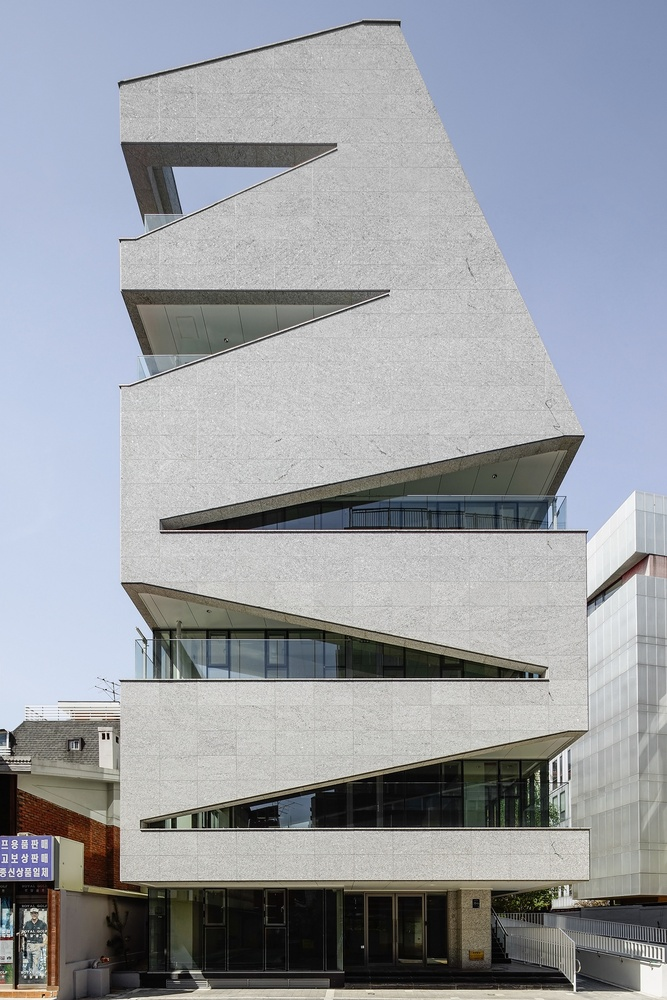
#> input picture building.jpg, 667 x 1000 px, shrunk from 1600 x 2400 before the run
$ jupyter execute Shi_Tomasi.ipynb
#> lines starting #> are read from the running program, lines starting #| are printed output that depends on the picture
[cell 1]
import cv2
import numpy as np
import matplotlib.pyplot as plt

[cell 2]
# Load the image
img = cv2.imread('building.jpg')
#> img is the input picture: shape (1000, 667, 3); mean B, G, R 163.4, 157.4, 153.9
img = cv2.cvtColor(img, cv2.COLOR_BGR2RGB)

plt.imshow(img)

[cell 3]
gray = cv2.cvtColor(img, cv2.COLOR_RGB2GRAY)
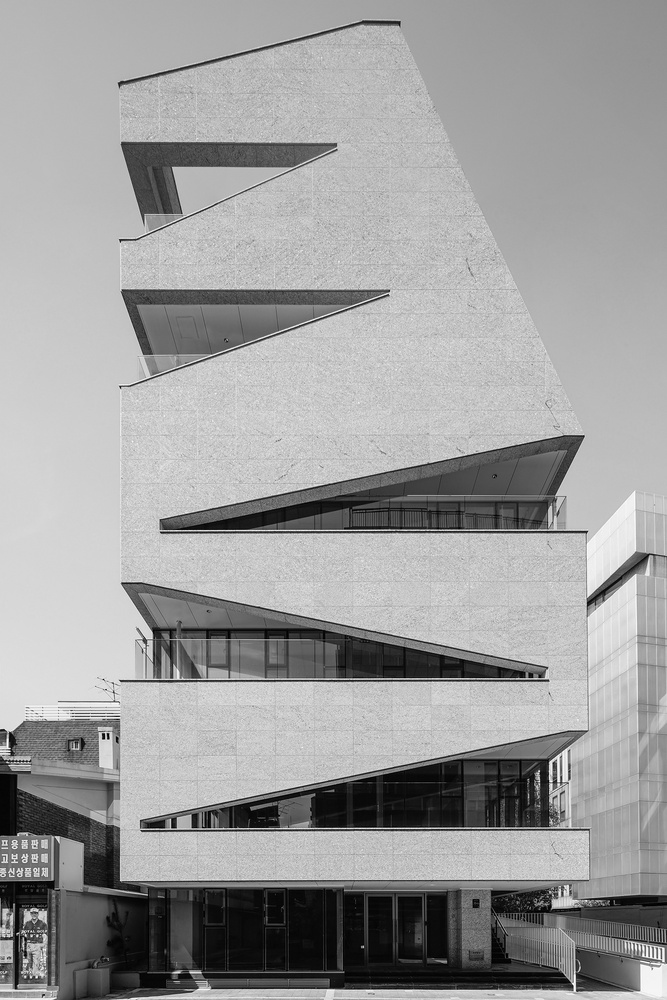
#> gray: shape (1000, 667); min 0, max 255, mean 157
plt.imshow(gray, cmap="gray")

[cell 4]
# Shi-Tomasi corner detection
corners = cv2.goodFeaturesToTrack(
    image=gray,
    maxCorners=200,        # Maximum number of corners to return
    qualityLevel=0.15,     # Minimum accepted quality of corners
    minDistance=5         # Minimum distance between detected corners
)
#> corners = 200 rows, first 8: [103, 738], [108, 739], [120, 386], [120, 240], [9, 753], [37, 935], [31, 935], [583, 436]

# Convert corners to int
corners = np.round(corners).astype(int)

[cell 5]
# Draw corners on the image
for corner in corners:
    x, y = corner.ravel()
    cv2.circle(img, (x, y), 4, (0, 255, 0), 20)  # Green filled circle
#> this loop made 200 passes
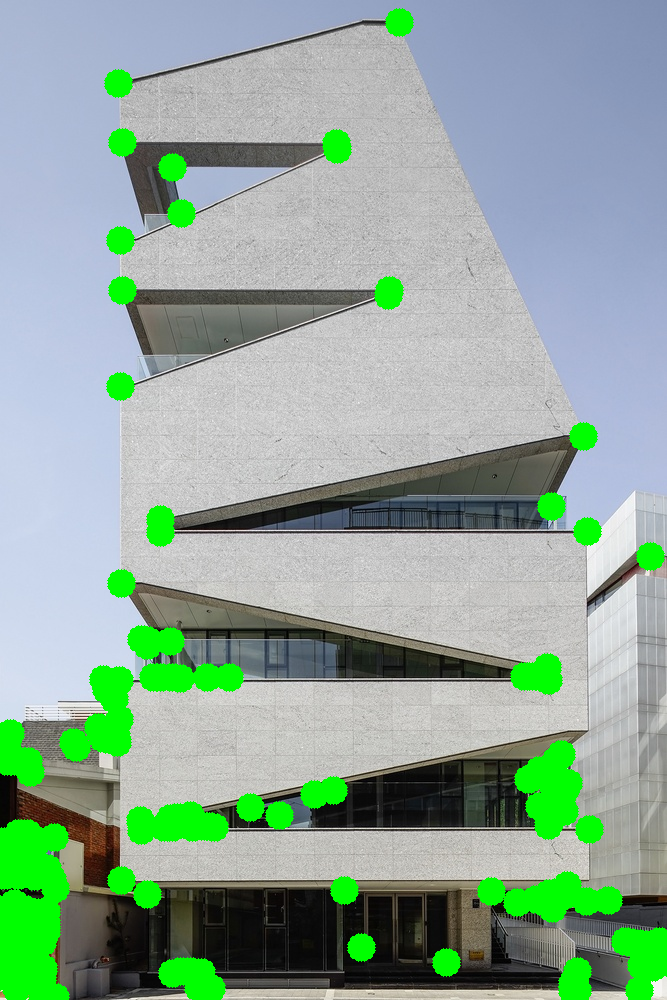
#> img: shape (1000, 667, 3); mean R, G, B 143.1, 168.6, 152.8

# Display the image with corners
plt.figure(figsize=(10, 6))
plt.imshow(img)
plt.title("Shi-Tomasi Corner Detection")
plt.axis('off')
plt.show()

$ run again, with bottle1.jpg copied over building.jpg
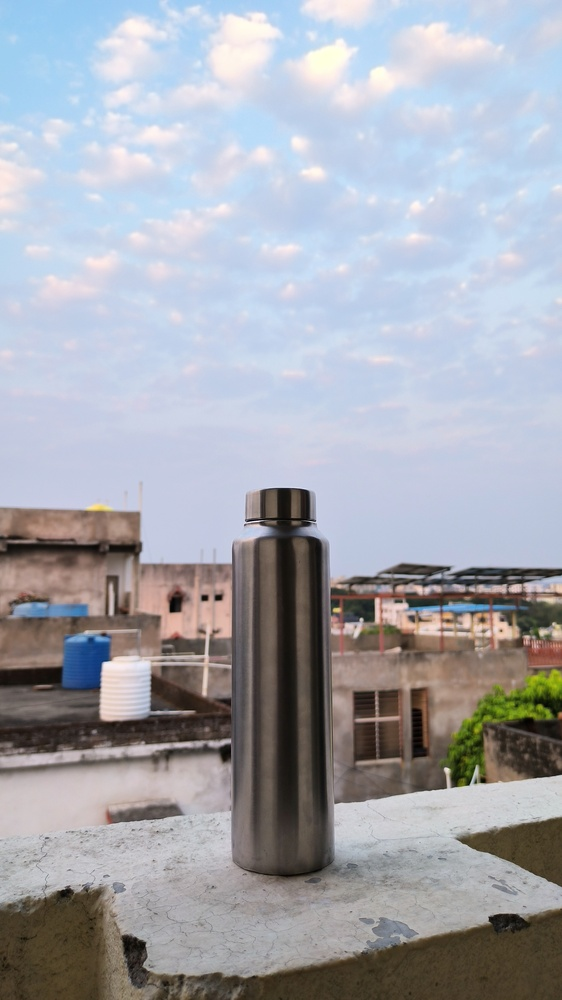
#> input picture bottle1.jpg, 562 x 1000 px, shrunk from 2608 x 4640 before the run
#> img is the input picture: shape (1000, 562, 3); mean B, G, R 175.6, 167.5, 164.9
#> `gray = cv2.cvtColor(img, cv2.COLOR_RGB2GRAY)`:
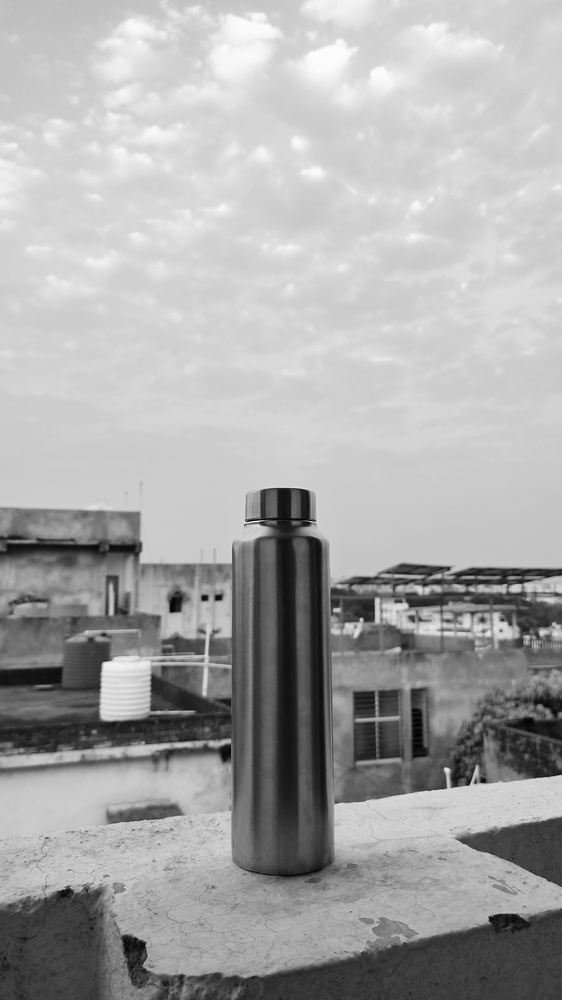
#> gray: shape (1000, 562); min 0, max 254, mean 167.7
#> corners = 133 rows, first 8: [315, 520], [361, 619], [489, 917], [246, 520], [475, 783], [501, 630], [445, 768], [170, 611]
#> the loop `for corner in corners:` made 133 passes
#> after the loop `for corner in corners:`:
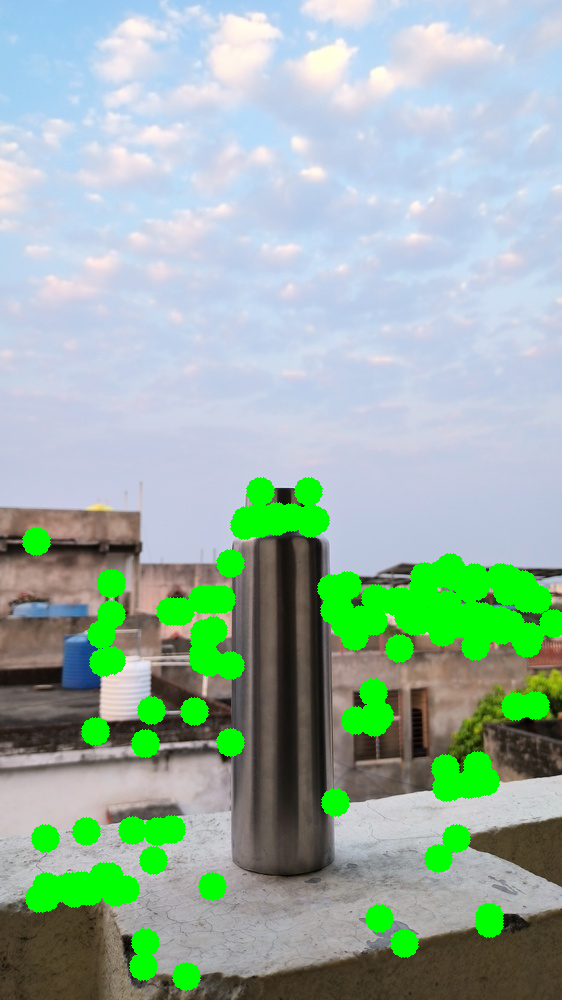
#> img: shape (1000, 562, 3); mean R, G, B 153, 179.5, 164.9

$ run again, with bottle2.jpg copied over building.jpg
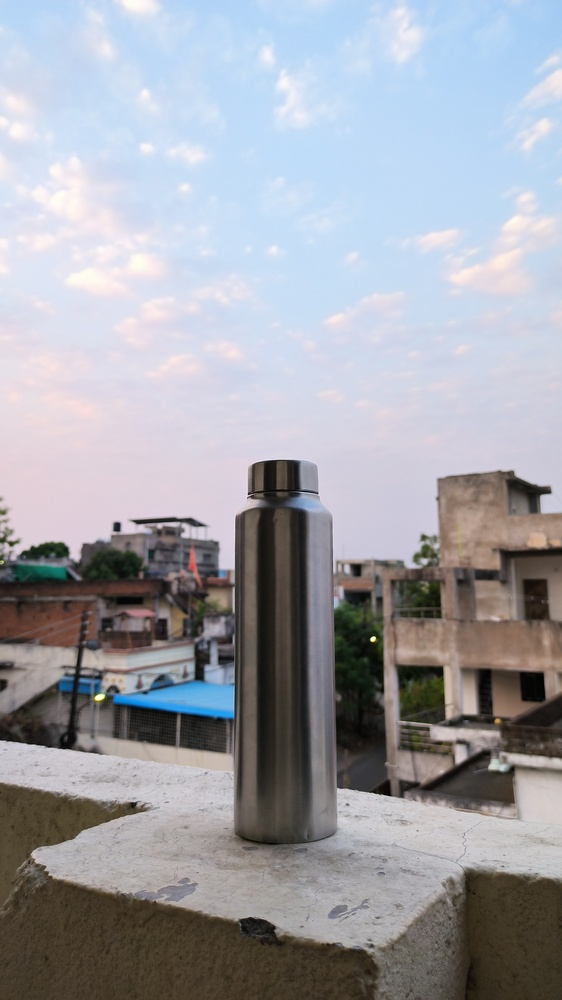
#> input picture bottle2.jpg, 562 x 1000 px, shrunk from 2608 x 4640 before the run
#> img is the input picture: shape (1000, 562, 3); mean B, G, R 168, 161, 159.4
#> `gray = cv2.cvtColor(img, cv2.COLOR_RGB2GRAY)`:
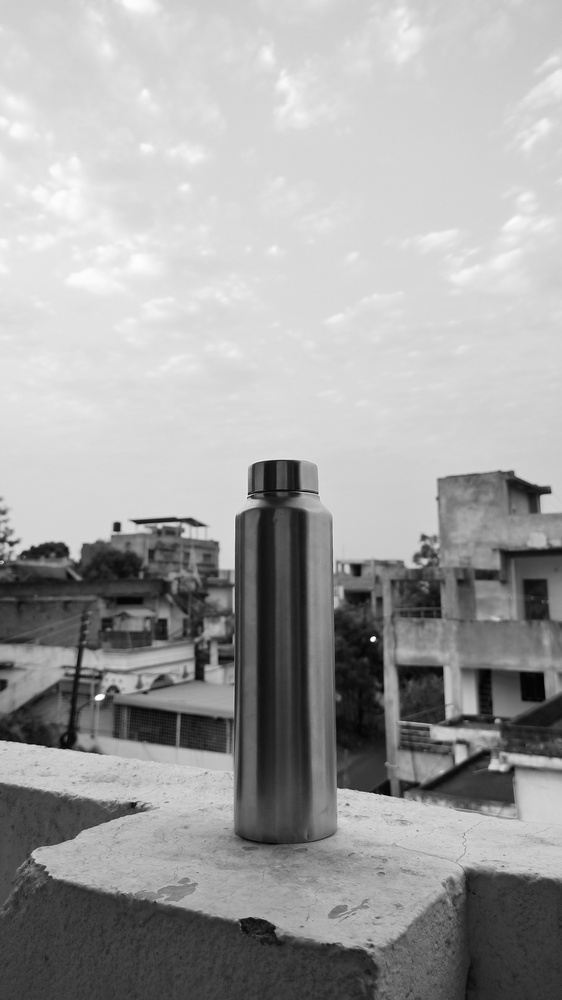
#> gray: shape (1000, 562); min 0, max 253, mean 161.3
#> corners = 61 rows, first 8: [374, 637], [248, 495], [317, 493], [49, 874], [550, 492], [135, 803], [45, 866], [3, 561]
#> the loop `for corner in corners:` made 61 passes
#> after the loop `for corner in corners:`:
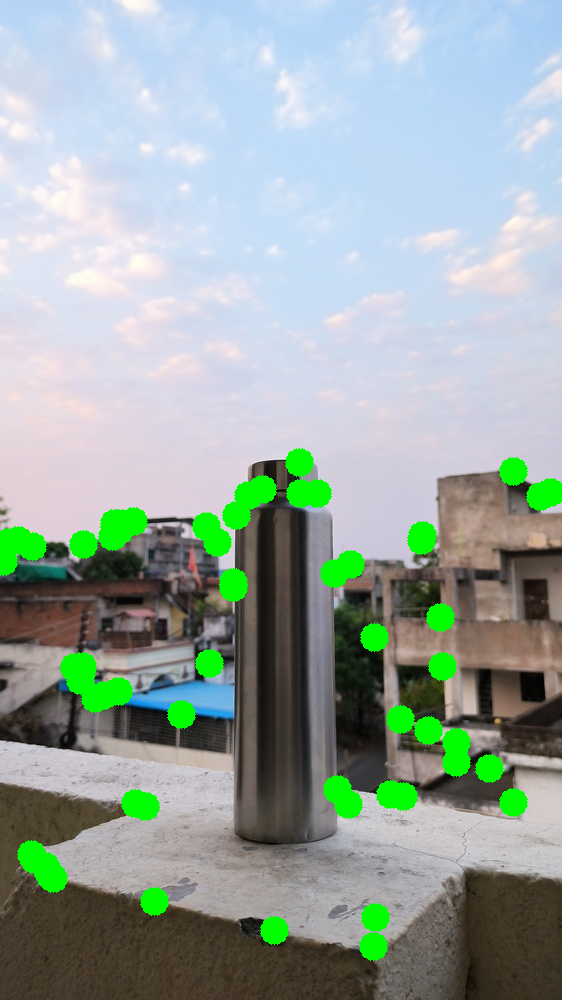
#> img: shape (1000, 562, 3); mean R, G, B 152.8, 167.5, 161.5
